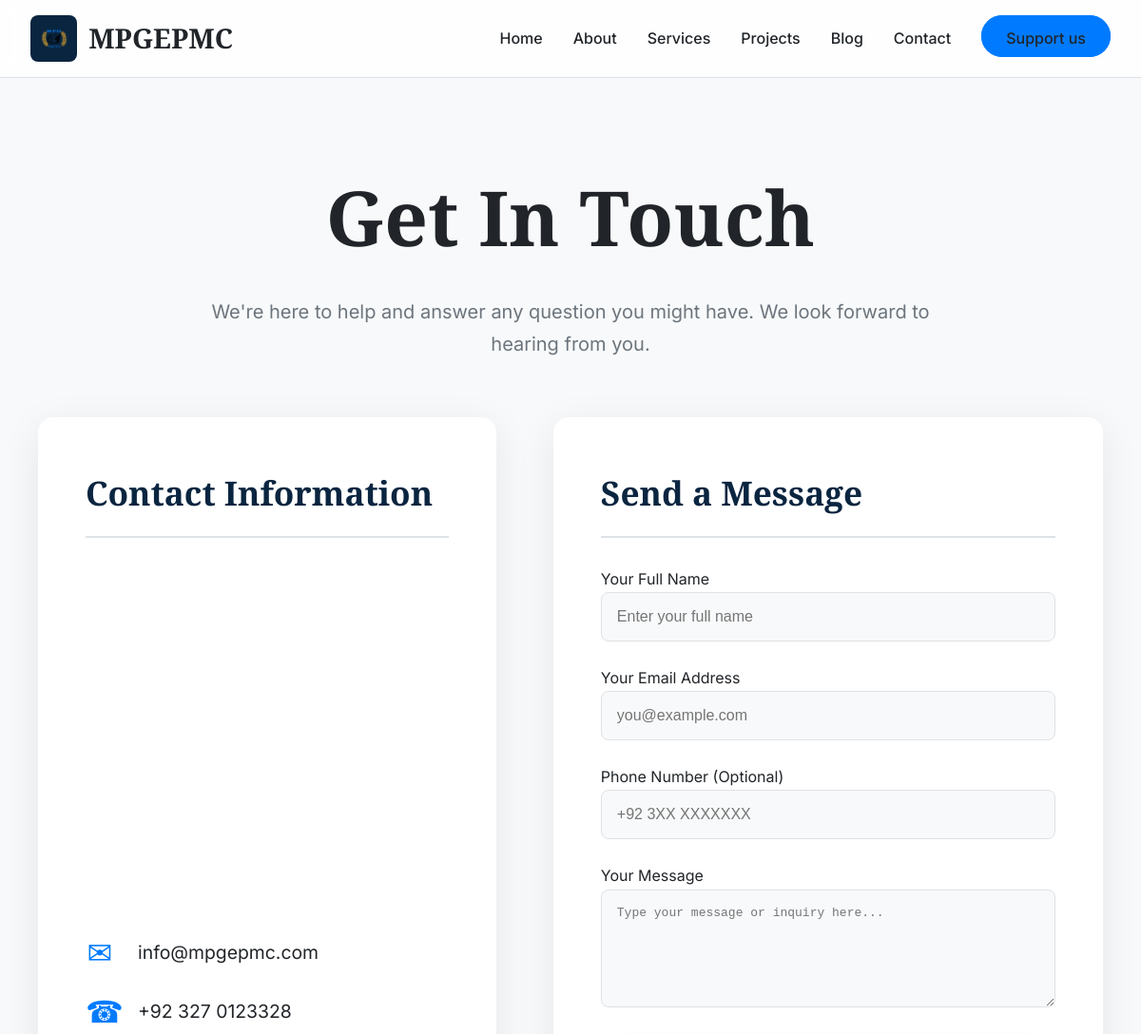
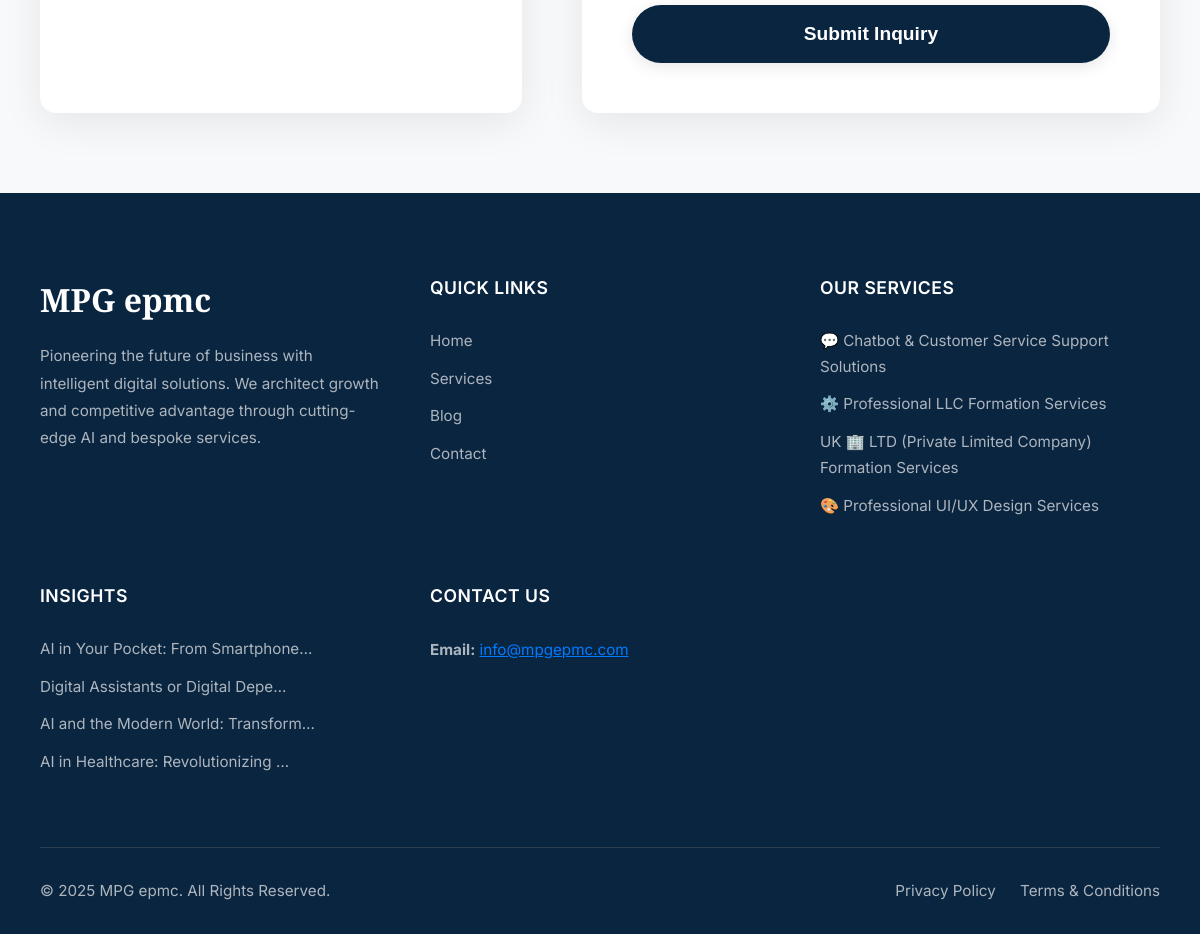
Page /contact/ on the committed database (2 pictures, top to bottom).
### mpgepmc_core/models.py (models this page shows, shortened)
class MpgService(models.Model):
    name = models.CharField(max_length=200, unique=True)
    slug = models.SlugField(max_length=200, unique=True, blank=True, null=True,
                            help_text="A unique URL-friendly version of the service name.") # ADDED SLUG
    short_description = models.TextField(max_length=500, blank=True, null=True)
    full_description = models.TextField(blank=True, null=True)
    image = models.ImageField(upload_to=mpgservice_image_upload_path, blank=True, null=True,
                              help_text="Upload a feature image for the service (e.g., 800x600 pixels).")
    is_active = models.BooleanField(default=True)
    has_packages_for_purchase = models.BooleanField(default=False,
        help_text="Check if this service offers distinct packages for direct purchase (e.g., Basic, Premium). If unchecked, only 'Request Service' button will appear.")
    created_at = models.DateTimeField(auto_now_add=True)
    updated_at = models.DateTimeField(auto_now=True)
    class Meta:
        verbose_name = "MPG Service"
        verbose_name_plural = "MPG Services"
        ordering = ['name']

class MpgBlog(models.Model):
    title = models.CharField(max_length=250, unique=True)
    slug = models.SlugField(max_length=250, unique=True, blank=True, null=True,
                            help_text="A unique URL-friendly version of the title.")
    short_summary = models.TextField(max_length=1500, help_text="A brief summary of the blog post.")
    content = models.TextField(help_text="The full content of the blog post (HTML allowed).")
    feature_image = models.ImageField(upload_to=mpgblog_image_upload_path, blank=True, null=True,
                                      help_text="Upload a feature image for the blog post.")
    posted_date = models.DateTimeField(auto_now_add=True)
    updated_date = models.DateTimeField(auto_now=True)
    is_published = models.BooleanField(default=True, help_text="Set to true to make the blog post live.")
    class Meta:
        verbose_name = "MPG Blog Post"
        verbose_name_plural = "MPG Blog Posts"
        ordering = ['-posted_date']

### mpgepmc_core/views.py (the view)
# urls.py: path('contact/', views.contact, name='contact'),
def contact(request):
    form = ContactForm()
    context = {
        'title': 'Contact Us',
        'form': form,
    }
    return render(request, 'mpgepmc/contact.html', context)

### mpgepmc_core/forms.py
class ContactForm(forms.Form):
    user_full_name = forms.CharField(
        label="Your Full Name", max_length=100,
        widget=forms.TextInput(attrs={'placeholder': 'Enter your full name', 'class': 'form-control'}),
    )
    user_email = forms.EmailField(
        label="Your Email Address",
        widget=forms.EmailInput(attrs={'placeholder': 'you@example.com', 'class': 'form-control'}),
    )
    user_phone_number = forms.CharField(
        label="Phone Number (Optional)", max_length=20, required=False,
        widget=forms.TextInput(attrs={'placeholder': '+92 3XX XXXXXXX', 'class': 'form-control'}),
    )
    user_message = forms.CharField(
        label="Your Message",
        widget=forms.Textarea(attrs={'rows': 6, 'placeholder': 'Type your message or inquiry here...', 'class': 'form-control'}),
    )

### mpgepmc_core/context_processors.py (called while the page is built)
def global_context(request):
    try:
        latest_services_footer = MpgService.objects.filter(is_active=True).order_by('-created_at')[:4]
        latest_blogs_footer = MpgBlog.objects.filter(is_published=True).order_by('-posted_date')[:4]
    except Exception:
        latest_services_footer = []
        latest_blogs_footer = []
    return {
        'latest_services_footer': latest_services_footer,
        'latest_blogs_footer': latest_blogs_footer,
    }

### templates/mpgepmc/contact.html
{% extends 'mpgepmc/base.html' %} {% load static %} {% block title %}Contact Us{% endblock %} {% block extra_head %}
<link rel=stylesheet href="{% static 'css/contact.css' %}">
{% endblock %} {% block content %}
<div class=contact-page-body>
<main class=content-wrapper>
<header class=page-header>
<h1 class=page-title>Get In Touch</h1>
<p class=page-subtitle>We're here to help and answer any question you might have. We look forward to hearing from you.</p>
</header>
<div class=contact-main-grid>
<div class=info-panel>
<h2 class=panel-title>Contact Information</h2>
<ul class=contact-info-list>
<li class=contact-info-item>
<span class=icon>✉</span> <span><a href=mailto:info@mpgepmc.com>info@mpgepmc.com</a></span>
</li>
<li class=contact-info-item>
<span class=icon>☎</span> <span><a href=tel:+923270123328>+92 327 0123328</a></span>
</li>
</div>
<div class=form-panel>
<h2 class=panel-title>Send a Message</h2>
<form action="{% url 'mpgepmc_core:contact_form_submit' %}" method=post novalidate>
{% csrf_token %} {% for field in form %}
<div class=form-group>
<label for="{{ field.id_for_label }}">{{ field.label }}</label>
{{ field }} {% if field.help_text %}<small class="form-text text-muted">{{ field.help_text }}</small>{% endif %} {% for error in field.errors %}<div class="invalid-feedback d-block">{{ error }}</div>{% endfor %}
</div>
{% endfor %}
<button type=submit class=form-submit-button>Submit Inquiry</button>
</form>
</div>
</div>
</main>
</div>
{% endblock %}

### templates/mpgepmc/base.html (shortened to what this page needs)
{% load static %}
<!doctype html>
<html lang="en">
<head>
    <link rel="stylesheet" href="{% static 'css/base.css' %}">
    {% block extra_head %}{% endblock %}
</head>
<body>
    <nav id="main-nav" role="navigation">
        <a href="{% url 'mpgepmc_core:home' %}" class="nav-brand" style="text-decoration:none">
            <div class="nav-logo">
                <img src="{% static 'img/logo.png' %}" alt="MPGEPMC Logo">
            </div>
            <div class="nav-title">MPGEPMC</div>
        </a>
        <ul class="nav-links" id="nav-links">
            <li><a href="{% url 'mpgepmc_core:home' %}">Home</a></li>
            <li><a href="{% url 'mpgepmc_core:home' %}#about-us">About</a></li>
            <li><a href="{% url 'mpgepmc_core:services' %}">Services</a></li>
            <li><a href="{% url 'mpgepmc_core:projects' %}">Projects</a></li>
            <li><a href="{% url 'mpgepmc_core:blogs' %}">Blog</a></li>
            <li><a href="{% url 'mpgepmc_core:contact' %}">Contact</a></li>
            <li><a href="{% url 'mpgepmc_core:support' %}" class="nav-cta">Support us</a></li>
        </ul>
    </nav>
    <main style="flex: 1 0 auto;">
        {% block content %}{% endblock %}
    </main>
    <footer class="professional-footer">
        <div class="footer-grid">
            <div class="footer-column">
                <h3 class="footer-logo-title">MPG epmc</h3>
                <p>Pioneering the future of business with intelligent digital solutions. We architect growth and competitive advantage through cutting-edge AI and bespoke services.</p>
            </div>
            <div class="footer-column">
                <h4 class="column-title">Quick Links</h4>
                <ul>
                    <li><a href="{% url 'mpgepmc_core:home' %}">Home</a></li>
                    <li><a href="{% url 'mpgepmc_core:services' %}">Services</a></li>
                    <li><a href="{% url 'mpgepmc_core:blogs' %}">Blog</a></li>
                    <li><a href="{% url 'mpgepmc_core:contact' %}">Contact</a></li>
                </ul>
            </div>
            <div class="footer-column">
                <h4 class="column-title">Our Services</h4>
                <ul>
                    {% for service in latest_services_footer %}
                        <li><a href="{% url 'mpgepmc_core:service_detail' service_slug=service.slug %}">{{ service.name }}</a></li>
                    {% empty %}
                        <li><a href="{% url 'mpgepmc_core:services' %}">View All Services</a></li>
                    {% endfor %}
                </ul>
            </div>
            <div class="footer-column">
                <h4 class="column-title">Insights</h4>
                <ul>
                    {% for blog in latest_blogs_footer %}
                        <li><a href="{% url 'mpgepmc_core:blog_detail' blog.slug %}">{{ blog.title|truncatechars:35 }}</a></li>
                    {% empty %}
                        <li><a href="{% url 'mpgepmc_core:blogs' %}">Visit Our Blog</a></li>
                    {% endfor %}
                </ul>
            </div>
            <div class="footer-column">
                <h4 class="column-title">Contact Us</h4>
                <p>
                    <strong>Email:</strong> <a href="mailto:info@mpgepmc.com" style="color:var(--secondary-color);">info@mpgepmc.com</a>
                </p>
            </div>
        </div>
        <div class="sub-footer">
            <div class="sub-footer-container">
                <p>&copy; {% now "Y" %} MPG epmc. All Rights Reserved.</p>
                <div class="sub-footer-links">
                    <a href="{% url 'mpgepmc_core:privacy_policy' %}">Privacy Policy</a>
                    <a href="{% url 'mpgepmc_core:terms_and_conditions' %}">Terms & Conditions</a>
                </div>
            </div>
        </div>
    </footer>
</body>
</html>

### static/css/base.css (style rules this page uses)
.nav-links li a,.nav-title,body { color:var(--text-dark) }
.nav-links li a:hover::after,nav { width:100% }
.footer-logo-title,.nav-title,.section-title { font-family:var(--font-secondary) }
:root { --primary-color:#0A2540;--secondary-color:#007BFF;--background-light:#F8F9FA;--background-white:#FFFFFF;--text-dark:#212529;--text-light:#6C757D;--border-color:#DEE2E6;--success-color:#28A745;--shadow-color:rgba(10, 37, 64, 0.1);--font-primary:'Inter',system-ui,sans-serif;--font-secondary:'Playfair Display',serif }
.nav-cta:hover,.nav-logo { background:var(--primary-color) }
*,::after,::before { margin:0;padding:0;box-sizing:border-box }
html { scroll-behavior:smooth }
body { font-family:var(--font-primary);background-color:var(--background-light);line-height:1.7;overflow-x:hidden;-webkit-font-smoothing:antialiased;-moz-osx-font-smoothing:grayscale;padding-top:80px }
nav { display:flex;justify-content:space-between;align-items:center;padding:1rem 2rem;position:fixed;top:0;left:0;z-index:1001;transition:background-color .4s,box-shadow .4s,padding .4s,transform .3s ease-in-out;background-color:rgba(255,255,255,.85);backdrop-filter:blur(10px);border-bottom:1px solid var(--border-color) }
.nav-brand,.nav-logo { align-items:center;display:flex }
.nav-brand { gap:.75rem }
.nav-logo { justify-content:center;padding:.6rem;border-radius:8px }
.nav-logo img { max-height:30px;width:auto;display:block }
.nav-title { font-size:1.8rem;font-weight:700 }
.nav-links { list-style:none;display:flex;align-items:center;gap:2rem }
.nav-links li a { font-size:1rem;text-decoration:none;font-weight:500;transition:color .3s;position:relative;padding-bottom:8px;white-space:nowrap }
.nav-links li a::after { content:'';position:absolute;left:50%;transform:translateX(-50%);bottom:0;width:0;height:2px;background-color:var(--secondary-color);transition:width .3s }
.nav-cta { padding:.75rem 1.5rem;background:var(--secondary-color);color:var(--background-white);border:2px solid var(--secondary-color);border-radius:50px;font-weight:600;cursor:pointer;transition:.3s;text-decoration:none }
.professional-footer { background-color:var(--primary-color);color:#adb5bd;padding:80px 40px 0;font-size:.95rem }
.footer-grid { display:grid;grid-template-columns:repeat(auto-fit,minmax(250px,1fr));gap:50px;max-width:1400px;margin:0 auto;padding-bottom:60px }
.footer-column .column-title { font-family:var(--font-primary);font-size:1.1rem;font-weight:600;color:#fff;margin-bottom:25px;letter-spacing:.5px;text-transform:uppercase }
.footer-column address,.footer-column p { margin-bottom:20px;line-height:1.8;font-style:normal }
.footer-logo-title { font-size:2rem;color:#fff;margin-bottom:15px }
.footer-column ul { list-style:none;padding:0 }
.footer-column ul li { margin-bottom:12px }
.footer-column ul a { color:#adb5bd;text-decoration:none;transition:color .3s,padding-left .3s }
.section-container,.sub-footer { max-width:1400px;margin:0 auto }
.sub-footer { border-top:1px solid #2c3e50;padding:30px 0;text-align:center }
.sub-footer-container { display:flex;justify-content:space-between;align-items:center;flex-wrap:wrap;gap:20px }
.sub-footer p { margin:0 }
.sub-footer-links a { color:#adb5bd;text-decoration:none;margin-left:20px;transition:color .3s }

### rows in the picture
MpgService: name "💬 Chatbot & Customer Service Support Solutions"
MpgService: name "⚙️ Professional LLC Formation Services"
MpgService: name "UK 🏢 LTD (Private Limited Company) Formation Services"
MpgService: name "🎨 Professional UI/UX Design Services"
MpgBlog: title "AI in Your Pocket: From Smartphone…"
MpgBlog: title "Digital Assistants or Digital Depe…"
MpgBlog: title "AI and the Modern World: Transform…"
MpgBlog: title "AI in Healthcare: Revolutionizing …"

### other values in the picture
{{ field.label }} "Your Full Name" "Your Email Address" "Phone Number (Optional)" "Your Message"
